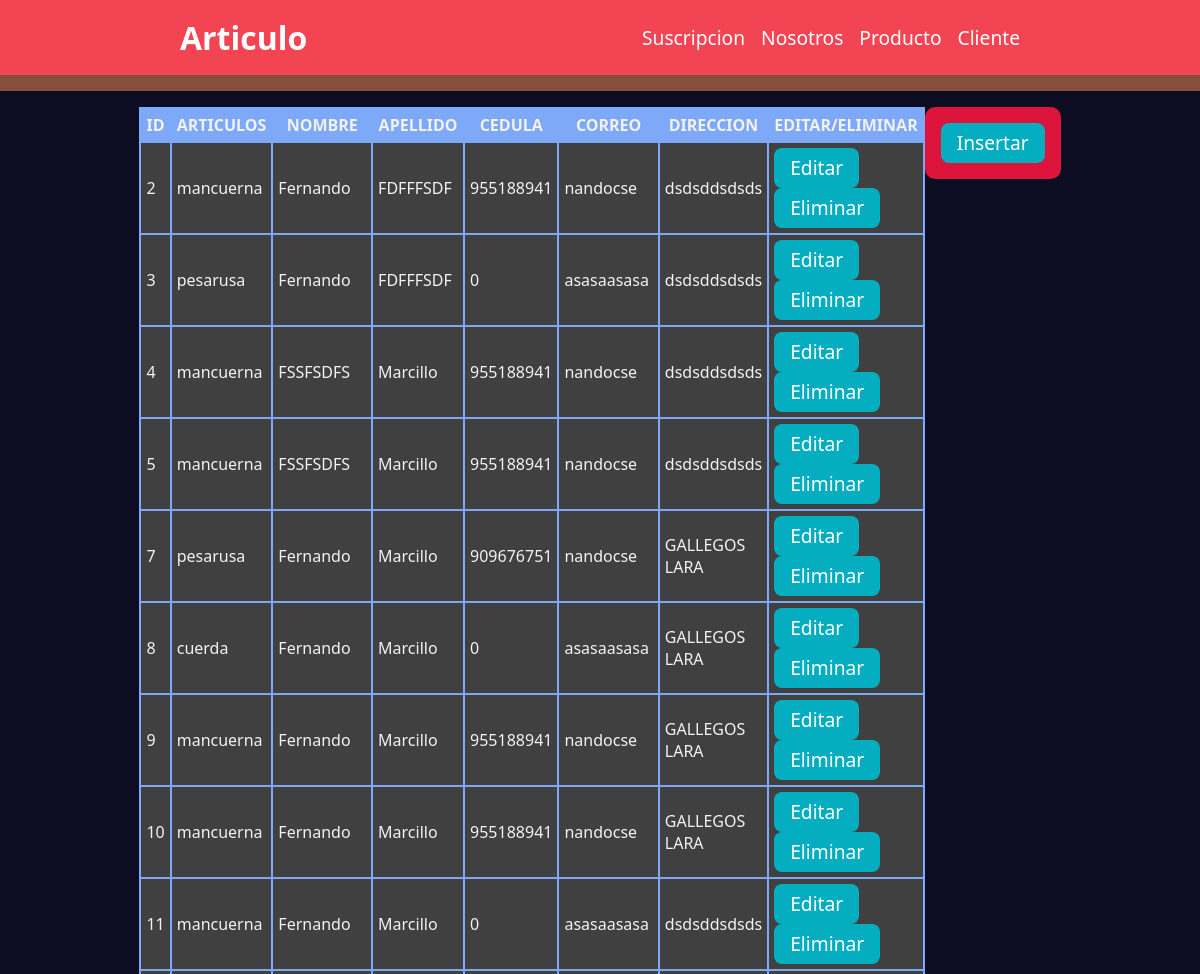
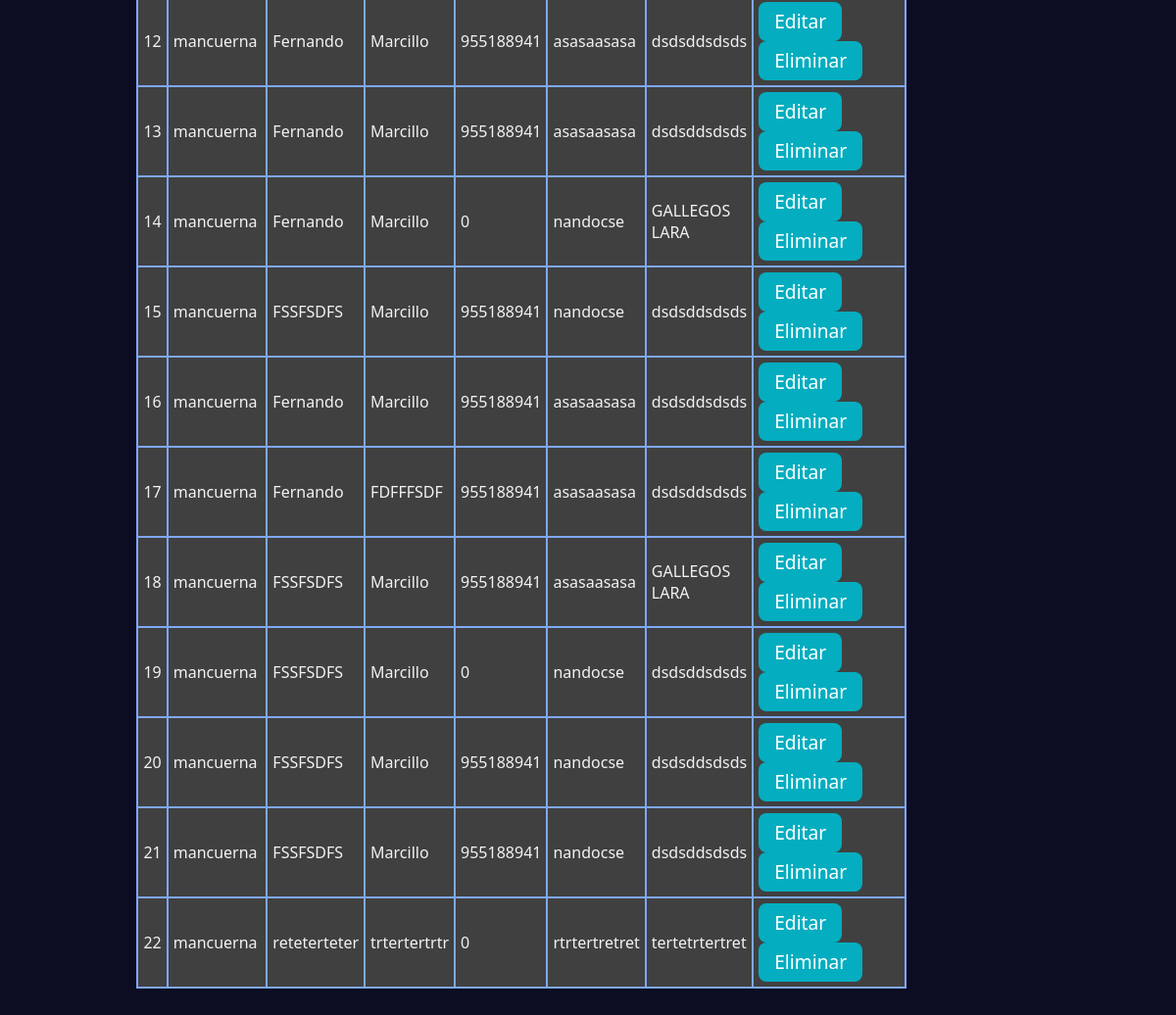
/modulo/articulo/consultar.php, run on the app's committed database (2 pictures, top to bottom).
### tables this page shows
CREATE TABLE `articulo` (
  `id` int(11) NOT NULL,
  `art_nombre` varchar(25) DEFAULT NULL,
  `nombre` varchar(25) DEFAULT NULL,
  `apellido` varchar(25) DEFAULT NULL,
  `cedula` int(10) DEFAULT NULL,
  `correo` varchar(25) DEFAULT NULL,
  `direccion` varchar(25) DEFAULT NULL
);

### modulo/articulo/consultar.php (the view, shortened to what this page needs)
<!DOCTYPE html>
<html lang="es">
<head>
</head>
<body>
    <?php
        include_once '../../plantillas/encabezado.php';
        require_once('../../conexion.php');
        $sql = "SELECT * FROM articulo";
        $statement = $pdo->prepare($sql);
        $statement->execute();
    ?>
    <main>
        <div class="contenedor">
          <table>
              <thead>
                  <tr>
                      <th>ID</th>
                      <th>ARTICULOS</th>
                      <th>NOMBRE</th>
                      <th>APELLIDO</th>
                      <th>CEDULA</th>
                      <th>CORREO</th>
                      <th>DIRECCION</th>
                      <th>EDITAR/ELIMINAR</th>
                  </tr>
              </thead>
              <tbody>
                  <?php
                   $filas = $statement->fetchAll(PDO::FETCH_ASSOC);
                   foreach ($filas as $fila)  {
                      ?>
                      <tr>
                          <td><?php echo $fila['id'] ?></td>
                          <td><?php echo $fila['art_nombre'] ?></td>
                          <td><?php echo $fila['nombre'] ?></td>
                          <td><?php echo $fila['apellido'] ?></td>
                          <td><?php echo $fila['cedula']?></td>
                          <td><?php echo $fila['correo']?></td>
                          <td><?php echo $fila['direccion']?></td>
                          <td>
                              <a href="editar.php?id=<?php echo $fila['id'] ?>">Editar</a>
                              <a href="eliminar.php?id=<?php echo $fila['id'] ?>">Eliminar</a>
                          </td>
                      </tr>
                  <?php } ?>
              </tbody>
          </table>
        <div>
             <button><a href="insertar.php">Insertar</a></button>
        </div>
    </main>
</body>
</html>

### plantillas/styles.php (style rules this page uses)
* { margin: 0; padding: 0; box-sizing: border-box; font-family: 'Segoe UI', Tahoma, Geneva, Verdana, sans-serif; }
body { background: #874d3d; color: #f2f2f2 }
main { padding: 1rem 15%; display: flex; flex-direction: column; justify-content: center; align-items: center; }
.contenedor { width: 100% }
table { width: 100%; margin-bottom: 1rem; background-color: #404040; border-collapse: collapse; border-width: 2px; border-color: #7ea8f8; border-style: solid; color: #f2f2f2; transition: .3s; }
table td, table th { border-width: 2px; border-color: #7ea8f8; border-style: solid; padding: 5px; }
table thead { background-color: #7ea8f8; }
input[type="submit"], main a { background-color: #04ADBF; border-radius: 8px; border-style: none; box-sizing: border-box; color: #FFFFFF; display: inline-block; height: 40px; line-height: 20px; list-style: none; font-size: 1.2rem; margin: 0; padding: 10px 16px; text-decoration: none; user-select: none; transition: color 100ms; }

### modulo/articulo/consultar.php (style rules this page uses)
main { display: flex; justify-content: center; flex-direction: column; flex-wrap: wrap; align-content: center; align-items: center; background: #0c0c22; }
.contenedor { display: flex; justify-content: center; }
table { border: #b2b2b2 1px solid; }
td, th { border: #b2b2b2 1px solid; margin: 1%; }
button { align-self: center; width: 100%; padding: 1rem; background-color: crimson; color: #f2f2f2; font-size: 1.2rem; border: none; border-radius: 10px; transition: .2s all ease-in; }

### data on the page
articulo: id "2", art_nombre "mancuerna", nombre "Fernando", apellido "FDFFFSDF", cedula "955188941", correo "nandocse", direccion "dsdsddsdsds"
articulo: id "3", art_nombre "pesarusa", nombre "Fernando", apellido "FDFFFSDF", cedula "0", correo "asasaasasa", direccion "dsdsddsdsds"
articulo: id "4", art_nombre "mancuerna", nombre "FSSFSDFS", apellido "Marcillo", cedula "955188941", correo "nandocse", direccion "dsdsddsdsds"
articulo: id "5", art_nombre "mancuerna", nombre "FSSFSDFS", apellido "Marcillo", cedula "955188941", correo "nandocse", direccion "dsdsddsdsds"
articulo: id "7", art_nombre "pesarusa", nombre "Fernando", apellido "Marcillo", cedula "909676751", correo "nandocse", direccion "GALLEGOS LARA"
articulo: id "8", art_nombre "cuerda", nombre "Fernando", apellido "Marcillo", cedula "0", correo "asasaasasa", direccion "GALLEGOS LARA"
articulo: id "9", art_nombre "mancuerna", nombre "Fernando", apellido "Marcillo", cedula "955188941", correo "nandocse", direccion "GALLEGOS LARA"
articulo: id "10", art_nombre "mancuerna", nombre "Fernando", apellido "Marcillo", cedula "955188941", correo "nandocse", direccion "GALLEGOS LARA"
articulo: id "11", art_nombre "mancuerna", nombre "Fernando", apellido "Marcillo", cedula "0", correo "asasaasasa", direccion "dsdsddsdsds"
articulo: id "12", art_nombre "mancuerna", nombre "Fernando", apellido "Marcillo", cedula "955188941", correo "asasaasasa", direccion "dsdsddsdsds"
articulo: id "13", art_nombre "mancuerna", nombre "Fernando", apellido "Marcillo", cedula "955188941", correo "asasaasasa", direccion "dsdsddsdsds"
articulo: id "14", art_nombre "mancuerna", nombre "Fernando", apellido "Marcillo", cedula "0", correo "nandocse", direccion "GALLEGOS LARA"
articulo: id "15", art_nombre "mancuerna", nombre "FSSFSDFS", apellido "Marcillo", cedula "955188941", correo "nandocse", direccion "dsdsddsdsds"
articulo: id "16", art_nombre "mancuerna", nombre "Fernando", apellido "Marcillo", cedula "955188941", correo "asasaasasa", direccion "dsdsddsdsds"
articulo: id "17", art_nombre "mancuerna", nombre "Fernando", apellido "FDFFFSDF", cedula "955188941", correo "asasaasasa", direccion "dsdsddsdsds"
articulo: id "18", art_nombre "mancuerna", nombre "FSSFSDFS", apellido "Marcillo", cedula "955188941", correo "asasaasasa", direccion "GALLEGOS LARA"
articulo: id "19", art_nombre "mancuerna", nombre "FSSFSDFS", apellido "Marcillo", cedula "0", correo "nandocse", direccion "dsdsddsdsds"
articulo: id "20", art_nombre "mancuerna", nombre "FSSFSDFS", apellido "Marcillo", cedula "955188941", correo "nandocse", direccion "dsdsddsdsds"
articulo: id "21", art_nombre "mancuerna", nombre "FSSFSDFS", apellido "Marcillo", cedula "955188941", correo "nandocse", direccion "dsdsddsdsds"
articulo: id "22", art_nombre "mancuerna", nombre "reteterteter", apellido "trtertertrtr", cedula "0", correo "rtrtertretret", direccion "tertetrtertret"

### other printed values
$titulo "Articulo"
